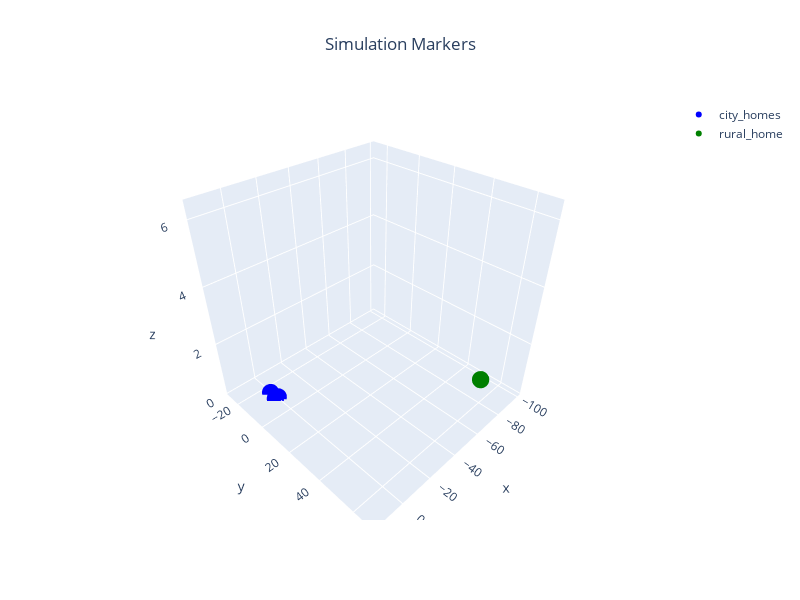

This figure's notebook cell:
### Markdown cell above
## Visualization Parameters

### Code cell
homes=np.array([offset[:3] for offset in offsets])
waypoints = {f'city_homes': {'pos':homes[1:],'color':'blue'},
             f'rural_home': {'pos':homes[[0]],'color':'green'}}
plot_3d_interactive(waypoints,title='Simulation Markers',expand=[0.2,0.2,10],ground=-0.05)

### Figure 1 — Plotly figure (JSON) as saved in the notebook; plotly's stock layout.template omitted (floating-point values rounded to 4 significant figures)
{"data": [{"marker": {"color": "blue", "size": 6}, "mode": "markers", "name": "city_homes", "type": "scatter3d", "x": [0, 1, 2], "y": [-10, -15, -10], "z": [0, 0, 0]}, {"marker": {"color": "green", "size": 6}, "mode": "markers", "name": "rural_home", "type": "scatter3d", "x": [-85.26], "y": [56.52], "z": [0.5937]}], "layout": {"height": 600, "scene": {"xaxis": {"range": [-102.7, 19.45], "title": {"text": "x"}}, "yaxis": {"range": [-29.3, 70.82], "title": {"text": "y"}}, "zaxis": {"range": [-0.05, 6.531], "title": {"text": "z"}}}, "title": {"text": "Simulation Markers", "x": 0.5, "xanchor": "center"}, "width": 800}}
